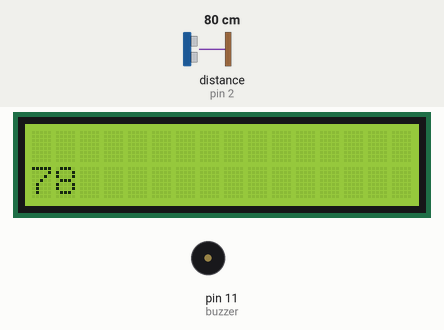
Recording of a sketch running on a simulated Arduino Uno, built with avr-gcc and run on an emulated ATmega328P. Parts: 16×2 character LCD, buzzer (waves = sounding). Wiring (inferred from the names in the program): ultrasonic range finder: trigger pin 3; echo pin 2. The test bench sets the inputs (shaded band); at power-on: distance to the obstacle (sensor on pin 2) 80 cm. The echo pulse lasts 58.3 µs per cm; what the sketch prints to the serial monitor is not drawn.

Above: at 1.32 s.
2.0 s: distance to the obstacle (sensor on pin 2) set to 2 cm
At 3.9 s:
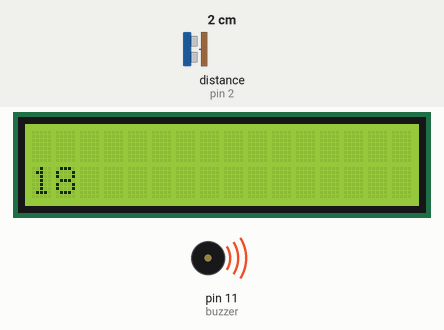
6.6 s: distance to the obstacle (sensor on pin 2) set to 9 cm
At 6.87 s:
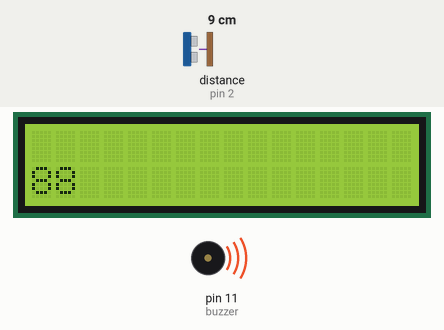
8.3 s: distance to the obstacle (sensor on pin 2) set to 4 cm
At 8.8 s:
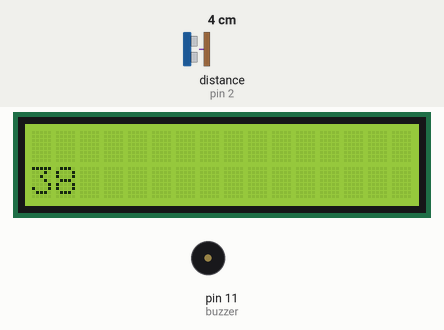
Timing chart, 0 to 18.9 s (numbered marks = the images above; inputs shaded):
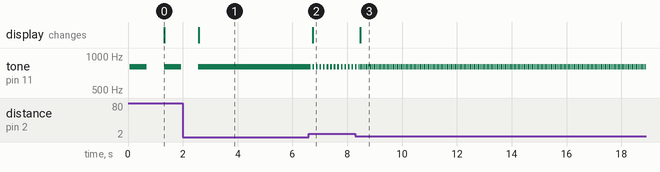

The sketch:

buzzer_distance.ino
```cpp
#include <LiquidCrystal.h>
#define echoPin 2
#define trigPin 3
#define buzzer 11
const int rs = 8, en = 9, d4 = 4, d5 = 5, d6 = 6, d7 = 7;
LiquidCrystal lcd(rs, en, d4, d5, d6, d7);

// defines variables
long duration; // variable for sound wave travel duration
int distance; // variable for the distance measurement

void setup() {
  pinMode(trigPin, OUTPUT);
  pinMode(echoPin, INPUT);
  pinMode(buzzer, OUTPUT);
  lcd.begin(16, 2);

  Serial.begin(9600); // Serial Communication is starting with 9600 of baudrate speed
}

void loop() {
  // Clears the trigPin condition
  digitalWrite(trigPin, LOW);
  delayMicroseconds(2);
  // Sets the trigPin HIGH (ACTIVE) for 10 microseconds
  digitalWrite(trigPin, HIGH);
  delayMicroseconds(10);
  digitalWrite(trigPin, LOW);
  // Reads the echoPin, returns the sound wave travel time in microseconds
  duration = pulseIn(echoPin, HIGH);
  // Calculating the distance
  distance = duration * 0.034 / 2; // Speed of sound wave divided by 2 (go and back)

  if (distance < 150) { //only sound when in danger of colliding
    tone(buzzer, 800);
    delay(distance * 8);
    noTone(buzzer);
    delay(distance * 8);
  }

  Serial.print("Distance: ");
  Serial.print(distance);
  Serial.println(" cm");

  //LCD display
  lcd.setCursor(0,1);
  lcd.print(distance);
}
```

Measured:
- after the input at 2.0 s, tone on pin 11 (buzzer): alternates 800 Hz for 0.01 s and silent for 0.01 s, starting after 0.58 s; the display: changes after 0.59 s (image 1)
- after the input at 6.6 s, tone on pin 11 (buzzer): alternates 800 Hz for 0.06 s and silent for 0.07 s, starting after 0.07 s; the display: changes after 0.13 s (image 2)
- after the input at 8.3 s, tone on pin 11 (buzzer): alternates 800 Hz for 0.02 s and silent for 0.03 s, starting after 0.14 s; the display: changes after 0.17 s (image 3)
- by itself, tone on pin 11 (buzzer): alternates 800 Hz for 0.62 s and silent for 0.63 s
